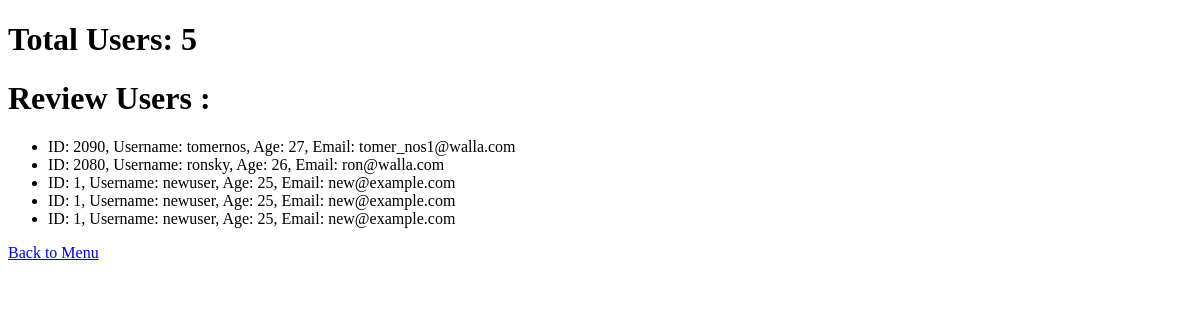
The page /review on the database as committed earlier.
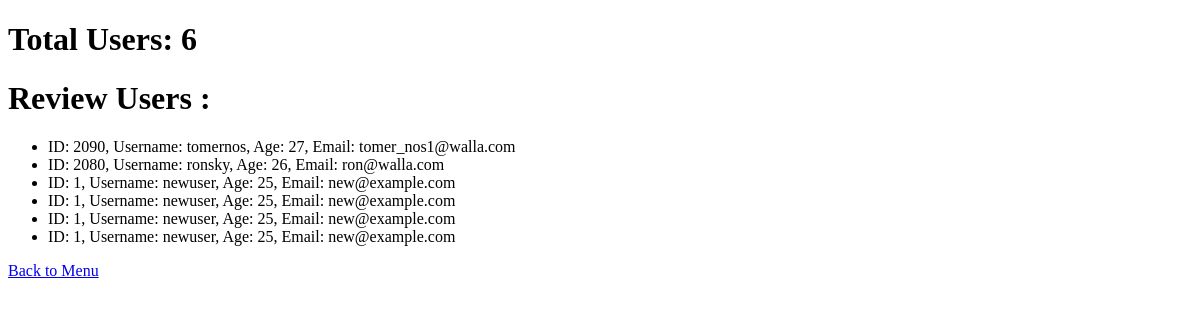
The same page on the database as committed later.
### tables this page shows
CREATE TABLE users (
        key INTEGER PRIMARY KEY,
        id INT,
        username VARCHAR(55),
        password TEXT,
        classification CHAR(1),
        age INT,
        email VARCHAR(55)
    );

### my_flask.py (the view)
@app.route('/review')
def review():
    users = review_users()
    total_users = count_users()
    return render_template('review.html', users=users, total_users=total_users)

### SQL.py (called while the page is built)
def review_users():
    conn = sql3.connect(db_path)
    cursor = conn.cursor()
    cursor.execute('SELECT * FROM users')
    rows = cursor.fetchall()
    conn.close()
    return rows

def count_users():
    conn = sql3.connect(db_path)
    cursor = conn.cursor()
    cursor.execute('SELECT COUNT(*) FROM users')
    count = cursor.fetchone()[0]
    conn.close()
    return count

### templates/review.html (shortened to what this page needs)
<!DOCTYPE html>
<html>
<head>
</head>
<body>
    <h1>Total Users: {{ total_users }}</h1>
    <h1>Review Users : </h1>
    <ul>
    {% for user in users %}
        <li>ID: {{ user[1] }}, Username: {{ user[2] }}, Age: {{ user[5] }}, Email: {{ user[6] }}</li>
    {% endfor %}
    </ul>
    <a href="/">Back to Menu</a>
</body>
</html>

Rows that differ between the two databases and show on the page:
added users: id "1", username "newuser", age "25", email "new@example.com"
Other text that changed with them:
{{ total_users }}: "5" → "6"
